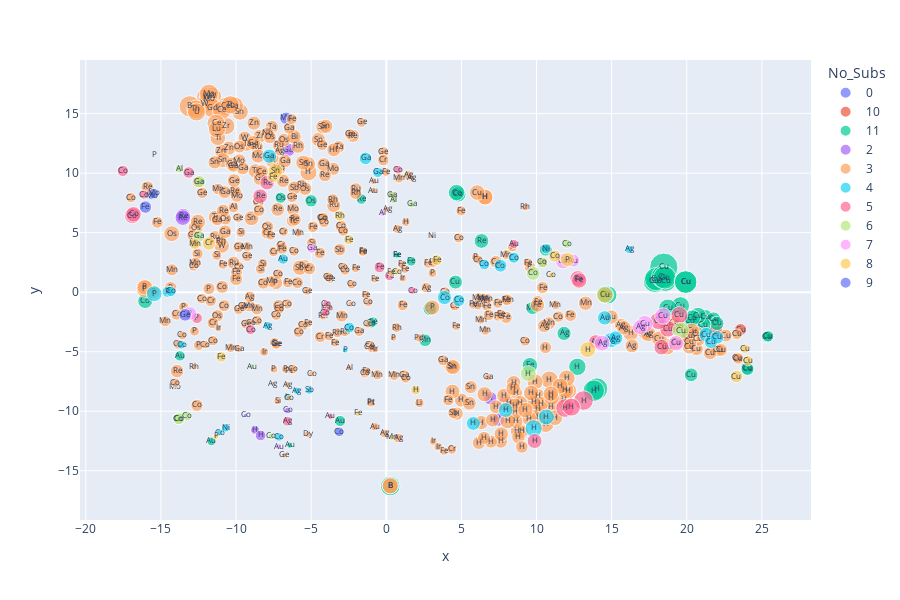

Source (notebook cell):
### Code cell
df_mapping.sort_values("No_Subs", inplace=True)
fig = px.scatter(df_mapping, x="x", y="y", color="No_Subs", size="Doop", text="M", custom_data=["M", "Ligand", "Axial", "Coord_No", "No_Subs",  "Doop", "CCDC", "dominant"], width=900, height=600)
fig.update_traces(hovertemplate="CCDC: %{customdata[6]}<br>%{customdata[0]} %{customdata[1]} %{customdata[2]} <br>Coordination Number: %{customdata[3]} <br>%{customdata[7]}")
fig.update_traces(textfont_size=8)

### Figure 1 — Plotly figure (JSON) as saved in the notebook; plotly's stock layout.template omitted (floating-point values rounded to 4 significant figures; data arrays with more than 128 entries replaced by an {"elided": "..."} marker saying what was removed)
{"data": [{"customdata": [["Mn", "pFTPC", "Cl", "5", "0", 0.5865, "147468", "dom comp"], ["Co", "C", "PPh3", "5", "0", 0.3432, "2058437", "dom comp"]], "hovertemplate": "CCDC: %{customdata[6]}<br>%{customdata[0]} %{customdata[1]} %{customdata[2]} <br>Coordination Number: %{customdata[3]} <br>%{customdata[7]}", "legendgroup": "0", "marker": {"color": "#636efa", "size": [0.5865, 0.3432], "sizemode": "area", "sizeref": 0.007572, "symbol": "circle"}, "mode": "markers+text", "name": "0", "orientation": "v", "showlegend": true, "text": ["Mn", "Co"], "textfont": {"size": 8}, "type": "scatter", "x": [-6.668, -3.134], "xaxis": "x", "y": [14.61, -11.73], "yaxis": "y"}, {"customdata": [["Cu", "OEDPC", null, "4", "10", 0.5557, "619507", "sad comp"], ["Cu", "(4FP)7(COOME)TPC", null, "4", "10", 0.7754, "924361", "sad comp"], ["Mn", "DPOEC", "I", "5", "10", 0.3769, "633171", "ruf comp"]], "hovertemplate": "CCDC: %{customdata[6]}<br>%{customdata[0]} %{customdata[1]} %{customdata[2]} <br>Coordination Number: %{customdata[3]} <br>%{customdata[7]}", "legendgroup": "10", "marker": {"color": "#EF553B", "size": [0.5557, 0.7754, 0.3769], "sizemode": "area", "sizeref": 0.007572, "symbol": "circle"}, "mode": "markers+text", "name": "10", "orientation": "v", "showlegend": true, "text": ["Cu", "Cu", "Mn"], "textfont": {"size": 8}, "type": "scatter", "x": [23.58, 21.91, -3.941], "xaxis": "x", "y": [-3.142, -3.173, -1.287], "yaxis": "y"}, {"customdata": {"elided": "54x8 mixed values"}, "hovertemplate": "CCDC: %{customdata[6]}<br>%{customdata[0]} %{customdata[1]} %{customdata[2]} <br>Coordination Number: %{customdata[3]} <br>%{customdata[7]}", "legendgroup": "11", "marker": {"color": "#00cc96", "size": [0.9114, 0.8035, 1.449, 0.7616, 0.4697, 0.5855, 0.7335, 0.9241, 0.1378, 0.2986, 0.4682, 3.029, 0.4092, 1.229, 0.4782, 0.722, 1.79, 0.9248, 0.744, 1.005, 1.894, 1.805, 1.884, 0.6325, 0.9371, 1.259, 2.048, 1.013, 2.026, 0.8247, 0.4209, 0.4853, 0.6263, 1.257, 1.989, 0.98, 1.093, 0.9094, 0.3749, 1.936, 0.153, 0.601, 0.3731, 0.1541, 1.94, 0.7566, 0.1971, 0.363, 1.147, 0.6174, 1.736, 1.862e-06, 0.8494, 0.6602], "sizemode": "area", "sizeref": 0.007572, "symbol": "circle"}, "mode": "markers+text", "name": "11", "orientation": "v", "showlegend": true, "text": ["Cu", "Cu", "B", "Cu", "Os", "Os", "Cu", "Co", "Au", "Au", "Au", "Cu", "Au", "Fe", "Cu", "Cu", "H", "Cu", "Co", "Co", "Cu", "Cu", "Cu", "Cu", "Cu", "Cu", "Cu", "Cu", "Cu", "Re", "Re", "Cu", "Cu", "Cu", "Cu", "Cu", "Cu", "Fe", "Fe", "Cu", "Fe", "Mn", "Fe", "Fe", "Cu", "Ag", "Ir", "Fe", "H", "Mn", "H", "Mo", "Co", "Mn"], "textfont": {"size": 8}, "type": "scatter", "x": [21.23, 21.78, 0.2626, 22.0, -7.038, -5.006, 4.605, 4.785, -6.427, -11.64, -3.078, 18.47, -13.74, 14.75, 25.35, 20.29, 14.02, 21.09, 2.909, 4.673, 18.05, 18.59, 17.85, 24.0, 20.24, 19.58, 17.96, 20.75, 18.42, 6.337, -1.66, 25.41, 24.05, 18.74, 18.53, 20.38, 14.56, 9.56, -0.872, 19.93, 0.7218, 2.586, -0.9877, 0.7046, 19.92, 11.83, -6.546, 1.656, 12.72, 10.62, 13.81, -14.06, -16.05, 9.731], "xaxis": "x", "y": [-2.107, -2.268, -16.28, -2.625, 7.93, 7.672, 0.8469, 8.224, -12.86, -12.53, -10.82, 2.102, -5.347, -0.2307, -3.751, -6.942, -8.108, -2.735, -1.378, 8.368, 0.9384, 0.9763, 0.9176, -6.387, -2.439, -1.14, 1.101, -1.961, 1.302, 4.301, 7.822, -3.708, -6.457, -1.334, 1.222, -2.165, -0.1905, -6.132, -2.494, 0.8516, 3.124, -4.042, -2.591, 3.127, 0.8524, -3.461, -8.775, 2.6, -6.27, 3.569, -8.271, -7.977, -0.7462, -1.328], "yaxis": "y"}, {"customdata": [["H", "5,10-pFDPC", null, "0", "2", 0.2948, "1052046 B", "dom comp"], ["H", "5,10-pFDPC", null, "0", "2", 0.4256, "1052046 A", "dom comp"], ["Co", "(5,10-pF)DPC", "Py2", "6", "2", 0.1766, "1420243", "ruf comp"], ["Co", "(5,15-pF)DPC", "Py2", "6", "2", 0.07484, "1420245", "dom comp"], ["H", "5,10-pFDPC", null, "0", "2", 0.6858, "1052047 A", "dom comp"], ["Ga", "pFDPC", "Py", "5", "2", 0.7011, "1420246", "dom comp"], ["H", "5,15-pFDPC", null, "0", "2", 0.7035, "1052089", "sad comp"], ["H", "5,10-pFDPC", null, "0", "2", 0.7929, "1052047 B", "dom comp"], ["Re", "D(CF3)C", "O", "5", "2", 0.8198, "2035495 A", "dom comp"], ["Re", "D(CF3)C", "O", "5", "2", 0.9185, "2035495 B", "dom comp"]], "hovertemplate": "CCDC: %{customdata[6]}<br>%{customdata[0]} %{customdata[1]} %{customdata[2]} <br>Coordination Number: %{customdata[3]} <br>%{customdata[7]}", "legendgroup": "2", "marker": {"color": "#ab63fa", "size": [0.2948, 0.4256, 0.1766, 0.07484, 0.6858, 0.7011, 0.7035, 0.7929, 0.8198, 0.9185], "sizemode": "area", "sizeref": 0.007572, "symbol": "circle"}, "mode": "markers+text", "name": "2", "orientation": "v", "showlegend": true, "text": ["H", "H", "Co", "Co", "H", "Ga", "H", "H", "Re", "Re"], "textfont": {"size": 8}, "type": "scatter", "x": [-8.734, -8.368, -6.554, -9.367, 6.92, -6.518, 7.449, 7.914, -13.52, -13.54], "xaxis": "x", "y": [-11.57, -12.03, -9.932, -10.35, -8.902, 11.96, -10.69, -9.385, 6.429, 6.259], "yaxis": "y"}, {"customdata": {"elided": "401x8 mixed values"}, "hovertemplate": "CCDC: %{customdata[6]}<br>%{customdata[0]} %{customdata[1]} %{customdata[2]} <br>Coordination Number: %{customdata[3]} <br>%{customdata[7]}", "legendgroup": "3", "marker": {"color": "#FFA15A", "size": {"elided": "401 float values"}, "sizemode": "area", "sizeref": 0.007572, "symbol": "circle"}, "mode": "markers+text", "name": "3", "orientation": "v", "showlegend": true, "text": {"elided": "401 str values"}, "textfont": {"size": 8}, "type": "scatter", "x": {"elided": "401 float values"}, "xaxis": "x", "y": {"elided": "401 float values"}, "yaxis": "y"}, {"customdata": {"elided": "33x8 mixed values"}, "hovertemplate": "CCDC: %{customdata[6]}<br>%{customdata[0]} %{customdata[1]} %{customdata[2]} <br>Coordination Number: %{customdata[3]} <br>%{customdata[7]}", "legendgroup": "4", "marker": {"color": "#19d3f3", "size": [0.1404, 0.4703, 0.4339, 0.2788, 0.3722, 0.8716, 0.5736, 0.7633, 0.1846, 0.4102, 0.7271, 0.7821, 0.2251, 0.2765, 0.8224, 0.7834, 0.7741, 0.9455, 1.127, 0.7902, 0.963, 0.6156, 0.4621, 0.2519, 0.6766, 0.4078, 0.3919, 0.6047, 0.2688, 0.2153, 0.4382, 0.6762, 0.2723], "sizemode": "area", "sizeref": 0.007572, "symbol": "circle"}, "mode": "markers+text", "name": "4", "orientation": "v", "showlegend": true, "text": ["P", "P", "Co", "Ag", "Ni", "Ag", "Co", "Co", "Co", "Au", "H", "Au", "Sb", "Ni", "H", "Ag", "Ga", "P", "H", "Cu", "H", "Co", "Co", "Ag", "Cu", "Co", "Ga", "Ga", "Co", "Ag", "Co", "Cu", "Co"], "textfont": {"size": 8}, "type": "scatter", "x": [-2.736, -14.56, 6.525, -7.907, 10.62, 14.95, 4.824, 3.874, -11.09, -6.866, 5.792, 14.54, -5.134, -10.69, 7.95, 15.27, -7.782, -15.45, 9.808, 21.3, 10.65, 7.599, 8.489, 16.18, 21.61, -14.33, -0.5658, -1.381, -7.143, -5.961, -2.452, 22.02, -13.63], "xaxis": "x", "y": [-4.86, 0.03474, 2.335, -2.82, 3.638, -4.028, -0.6949, -0.4481, -11.79, 2.784, -11.02, -2.158, -8.254, -11.39, -9.901, -3.853, 11.42, -0.1302, -11.43, -3.565, -10.48, 2.221, 2.897, 3.586, -4.16, 0.06101, 10.06, 11.24, -12.16, -8.283, -2.971, -3.803, -4.422], "yaxis": "y"}, {"customdata": {"elided": "29x8 mixed values"}, "hovertemplate": "CCDC: %{customdata[6]}<br>%{customdata[0]} %{customdata[1]} %{customdata[2]} <br>Coordination Number: %{customdata[3]} <br>%{customdata[7]}", "legendgroup": "5", "marker": {"color": "#FF6692", "size": [0.3732, 1.308, 1.456, 1.226, 0.787, 0.3105, 1.087, 0.4481, 0.8445, 1.05, 0.3616, 0.1413, 0.9517, 0.2829, 0.9151, 0.4762, 0.4685, 0.8115, 1.15, 0.2524, 0.2203, 0.7828, 0.961, 0.3704, 0.4954, 0.1963, 0.3041, 0.9131, 0.8996], "sizemode": "area", "sizeref": 0.007572, "symbol": "circle"}, "mode": "markers+text", "name": "5", "orientation": "v", "showlegend": true, "text": ["Co", "H", "H", "H", "Ag", "Au", "Cu", "P", "H", "Cu", "Ag", "Au", "Fe", "Co", "Cu", "Co", "Fe", "Re", "Cu", "Co", "Co", "Re", "Co", "Fe", "Ga", "Co", "Co", "Co", "Fe"], "textfont": {"size": 8}, "type": "scatter", "x": [-9.034, 11.9, 13.13, 12.32, 13.94, 8.494, 19.5, -12.6, 9.872, 18.74, -6.598, -3.717, 12.75, 0.7782, 18.33, -17.54, -0.4497, -8.393, 18.12, -4.053, 1.744, -7.938, -16.9, 0.213, -13.16, -3.997, -16.14, -16.83, 12.84], "xaxis": "x", "y": [-3.151, -9.736, -9.1, -9.654, -4.175, 4.047, -1.927, -2.181, -12.5, -3.074, -10.84, -10.43, 1.147, 10.29, -4.62, 10.19, 2.096, 8.06, -2.411, -1.71, 0.1348, 9.193, 6.427, 1.383, 10.05, -0.9527, 8.19, 6.535, 0.9849], "yaxis": "y"}, {"customdata": [["Co", "(2,3,18-NO2)TPC", "PPh3", "5", "6", 0.4302, "830942 D", "sad comp"], ["Co", "(2,3,17-CF3)pFTPC", "Py2", "6", "6", 0.3272, "1580472 B", "sad comp"], ["Ga", "(2,3,17-NO2)pFTPC", "Py", "5", "6", 0.568, "189929", "dom comp"], ["Co", "(2,3,18-NO2)TPC", "PPh3", "5", "6", 0.379, "830942 A", "dom comp"], ["Ga", "(2,3,17-I)pFTPC", "Py2", "6", "6", 0.2428, "988072 B", "dom comp"], ["Co", "(2,3,18-NO2)TPC", "PPh3", "5", "6", 0.4994, "830942 B", "dom comp"], ["Co", "(2,3,18-NO2)TPC", "PPh3", "5", "6", 0.5314, "830942 C", "dom comp"], ["Al", "(2,3,17-I)pFTPC", "Py2", "6", "6", 0.2106, "1868043 A", "dom comp"], ["Ga", "(2,3,17-CF3)pFTPC", "H2O", "5", "6", 0.5371, "1915746", "dom comp"], ["Au", "(2,3,17-I)pFTPC", null, "4", "6", 0.1459, "1544859", "ruf comp"], ["Co", "(2,3,17-CF3)pFTPC", "Py2", "6", "6", 0.1648, "1580472 A", "dom comp"], ["Al", "(2,3,17-I)pFTPC", "Py2", "6", "6", 0.2638, "1868043 B", "dom comp"], ["H", "2,3,17-Br-pFTPC", null, "0", "6", 0.9327, 730338, "sad comp"], ["Cu", "(3,8,17-NO2)tBuTPC", null, "4", "6", 1.033, "912670", "sad comp"], ["Co", "(2,3,18-NO2)TPC", "PPh3", "5", "6", 0.7156, "830941", "sad comp"], ["Ga", "(2,3,17-I)pFTPC", "Py2", "6", "6", 0.211, "988072 A", "dom comp"]], "hovertemplate": "CCDC: %{customdata[6]}<br>%{customdata[0]} %{customdata[1]} %{customdata[2]} <br>Coordination Number: %{customdata[3]} <br>%{customdata[7]}", "legendgroup": "6", "marker": {"color": "#B6E880", "size": [0.4302, 0.3272, 0.568, 0.379, 0.2428, 0.4994, 0.5314, 0.2106, 0.5371, 0.1459, 0.1648, 0.2638, 0.9327, 1.033, 0.7156, 0.211], "sizemode": "area", "sizeref": 0.007572, "symbol": "circle"}, "mode": "markers+text", "name": "6", "orientation": "v", "showlegend": true, "text": ["Co", "Co", "Ga", "Co", "Ga", "Co", "Co", "Al", "Ga", "Au", "Co", "Al", "H", "Cu", "Co", "Ga"], "textfont": {"size": 8}, "type": "scatter", "x": [10.39, 12.0, -12.43, -13.28, 0.3757, -13.85, -13.8, 0.4948, -12.49, -8.963, -7.653, -13.78, 9.451, 19.59, 9.774, 1.683], "xaxis": "x", "y": [2.502, 4.081, 9.283, -10.4, 8.17, -10.64, -10.63, 7.755, 4.687, -6.253, -12.1, 10.36, -6.833, -3.225, 1.573, 7.393], "yaxis": "y"}, {"customdata": [["P", "(2,3,17,18-I)(2,6-F)TPC", "F2", "6", "7", 0.7105, "1888513", "ruf comp"], ["Ga", "(2,17-BODIPY)pFTPC", "Py2", "6", "7", 0.344, "1411468", "dom comp"], ["Co", "(2,3,17,18-CF3)pFTPC", "Py2", "6", "7", 0.9398, "1580471", "sad comp"], ["Cu", "(2,3,17,18-I)pFTPC", null, "4", "7", 1.05, "1486466", "sad comp"], ["Au", "(2,3,17,18-CF3)pFTPC", null, "4", "7", 0.6399, "1544858", "sad comp"], ["Cu", "2,3-Pyrazino-tBuTPC", null, "4", "7", 0.8889, "1437709", "sad comp"], ["Cu", "2,3-PhenanPyrazino-tBuTPC", null, "4", "7", 1.021, "1437711", "sad comp"], ["Au", "(2,3,17,18-I)pFTPC", null, "4", "7", 0.1416, "1500828", "dom comp"], ["P", "(2,3,17,18-I)pFTPC", "F2", "6", "7", 0, "1888512", "dom comp"], ["Ag", "2,17-Benzo-TPC", null, "4", "7", 0.8373, "2078752", "sad comp"], ["Ag", "(2,3,17,18-I)pFTPC", null, "4", "7", 0.9326, "1500821", "sad comp"], ["Al", "(2,3,17,18-I)pFTPC", "Py2", "6", "7", 0.1408, "853565", "dom comp"]], "hovertemplate": "CCDC: %{customdata[6]}<br>%{customdata[0]} %{customdata[1]} %{customdata[2]} <br>Coordination Number: %{customdata[3]} <br>%{customdata[7]}", "legendgroup": "7", "marker": {"color": "#FF97FF", "size": [0.7105, 0.344, 0.9398, 1.05, 0.6399, 0.8889, 1.021, 0.1416, 0, 0.8373, 0.9326, 0.1408], "sizemode": "area", "sizeref": 0.007572, "symbol": "circle"}, "mode": "markers+text", "name": "7", "orientation": "v", "showlegend": true, "text": ["P", "Ga", "Co", "Cu", "Au", "Cu", "Cu", "Au", "P", "Ag", "Ag", "Al"], "textfont": {"size": 8}, "type": "scatter", "x": [-13.08, -4.964, 11.78, 17.21, 12.44, 19.28, 18.41, -7.173, -15.45, 16.89, 14.37, -0.2488], "xaxis": "x", "y": [-1.793, 3.67, 2.616, -2.657, 2.656, -4.298, -2.0, -12.99, 11.5, -2.937, -4.277, 6.619], "yaxis": "y"}, {"customdata": {"elided": "22x8 mixed values"}, "hovertemplate": "CCDC: %{customdata[6]}<br>%{customdata[0]} %{customdata[1]} %{customdata[2]} <br>Coordination Number: %{customdata[3]} <br>%{customdata[7]}", "legendgroup": "8", "marker": {"color": "#FECB52", "size": [0.1397, 0.1383, 0.4647, 0.402, 0.1552, 0.5962, 0.2081, 0.3323, 0.3585, 0.9504, 0.206, 0.1704, 0.556, 0.5391, 0.7626, 0.3982, 0.4398, 1.034, 0.6865, 0.4462, 0.4264, 0.8402], "sizemode": "area", "sizeref": 0.007572, "symbol": "circle"}, "mode": "markers+text", "name": "8", "orientation": "v", "showlegend": true, "text": ["Fe", "P", "Mn", "Cu", "Mn", "Cu", "Fe", "Cu", "H", "H", "Co", "Co", "Co", "Fe", "P", "Fe", "Rh", "Cu", "Cr", "Fe", "Fe", "Sn"], "textfont": {"size": 8}, "type": "scatter", "x": [-1.893, -11.34, -12.75, 24.07, 0.3554, 23.31, 0.324, 23.87, 1.952, 13.4, 0.7032, 10.98, 11.21, -7.517, 12.06, -2.495, -3.107, 14.55, -11.81, 3.37, -10.99, -7.386], "xaxis": "x", "y": [-10.19, -12.11, 4.061, -5.752, -12.17, -7.09, 1.672, -4.739, -8.212, -4.824, 1.736, 1.417, 3.033, 9.705, 2.741, 4.422, 6.425, -0.2348, 4.09, 2.695, -5.432, 10.17], "yaxis": "y"}, {"customdata": [["Mo", "Cl6-pFTPC", "O", "5", "9", 0.2425, "2038755 A", "dom comp"], ["Ge", "Br6-pFTPC", "MeOH", "5", "9", 0.6001, "631926", "ruf comp"], ["Fe", "10-COMe-OEC", "Cl", "5", "9", 0.5894, "694851", "dom comp"], ["Mo", "Cl6-pFTPC", "O", "5", "9", 0.3858, "2038755 B", "dom comp"]], "hovertemplate": "CCDC: %{customdata[6]}<br>%{customdata[0]} %{customdata[1]} %{customdata[2]} <br>Coordination Number: %{customdata[3]} <br>%{customdata[7]}", "legendgroup": "9", "marker": {"color": "#636efa", "size": [0.2425, 0.6001, 0.5894, 0.3858], "sizemode": "area", "sizeref": 0.007572, "symbol": "circle"}, "mode": "markers+text", "name": "9", "orientation": "v", "showlegend": true, "text": ["Mo", "Ge", "Fe", "Mo"], "textfont": {"size": 8}, "type": "scatter", "x": [-15.61, -13.39, -16.04, -15.48], "xaxis": "x", "y": [8.086, -1.903, 7.148, 8.296], "yaxis": "y"}], "layout": {"height": 600, "legend": {"itemsizing": "constant", "title": {"text": "No_Subs"}, "tracegroupgap": 0}, "margin": {"t": 60}, "width": 900, "xaxis": {"anchor": "y", "domain": [0, 1], "title": {"text": "x"}}, "yaxis": {"anchor": "x", "domain": [0, 1], "title": {"text": "y"}}}}
